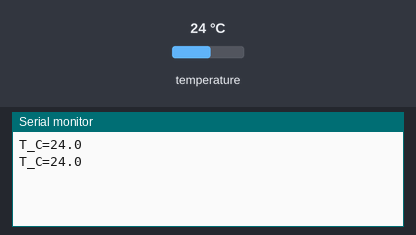
Bench run of a sketch on a simulated ESP32. Parts: the last lines printed to the serial monitor. Wiring (from diagram.json): BMP180 pressure sensor at I2C address 0x77. Inputs (shaded band) come from the test bench; at power-on: temperature 24 °C.

Above: at 2.8 s.
2.9 s: temperature set to 12 °C
At 3.8 s:
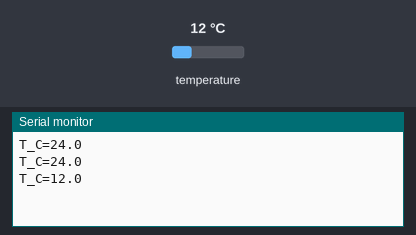
4.4 s: temperature set to 19 °C
At 5.8 s:
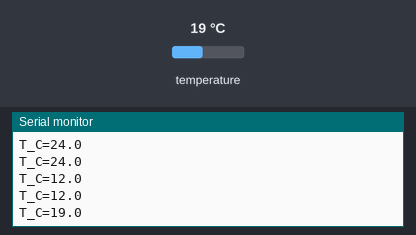
Timing chart, 0 to 7.4 s (numbered marks = the images above; inputs shaded):
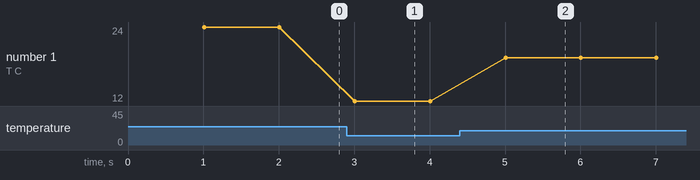

The sketch:

cpp.ino
```cpp
#include <Arduino.h>
#include <Wire.h>
#include "bmp180_temperature.h"

BMP180Temperature sensor(Wire);
bool ready = false;
unsigned long lastSample;

void setup() {
  Serial.begin(115200);
  Wire.begin(21, 22, 100000);
  Wire.setTimeOut(50);
  lastSample = millis();
}

void loop() {
  const unsigned long now = millis();
  if (now - lastSample >= 1000) {
    lastSample = now;
    if (!ready) ready = sensor.begin();
    int temperature;
    if (ready && sensor.readDeciC(temperature)) {
      Serial.print("T_C=");
      Serial.println(temperature / 10.0, 1);
    } else {
      ready = false;  // Il prossimo aggiornamento ritenta l'inizializzazione.
      Serial.println("ERR BMP180");
    }
  }
  delay(1);
}
```

bmp180_temperature.h
```cpp
#pragma once
#include <Arduino.h>
#include <Wire.h>

// Driver didattico per la sola temperatura BMP180, secondo il datasheet Bosch.
// Indirizzo fisso 0x77. La conversione richiede una pausa sincrona di 5 ms.
class BMP180Temperature {
 public:
  explicit BMP180Temperature(TwoWire& bus) : bus_(bus) {}

  bool begin() {
    uint8_t id;
    uint8_t data[4];
    if (!readBytes(0xD0, &id, 1) || id != 0x55) return false;
    if (!readBytes(0xB2, data, 4)) return false;
    ac5_ = word(data);
    ac6_ = word(data + 2);
    if (!readBytes(0xBC, data, 4)) return false;
    const uint16_t mc = word(data);
    const uint16_t md = word(data + 2);
    if (!valid(ac5_) || !valid(ac6_) || !valid(mc) || !valid(md)) return false;
    mc_ = mc >= 32768 ? int(mc) - 65536 : int(mc);
    md_ = md >= 32768 ? int(md) - 65536 : int(md);
    return true;
  }

  bool readDeciC(int& temperature) {
    bus_.beginTransmission(0x77);
    bus_.write(0xF4);
    bus_.write(0x2E);
    if (bus_.endTransmission() != 0) return false;
    delay(5);
    uint8_t data[2];
    if (!readBytes(0xF6, data, 2)) return false;
    const int64_t x1 = ((int64_t(word(data)) - ac6_) * ac5_) >> 15;
    const int64_t denominator = x1 + md_;
    if (denominator == 0) return false;
    const int64_t x2 = int64_t(mc_) * 2048 / denominator;
    const int64_t result = (x1 + x2 + 8) >> 4;
    if (result < -400 || result > 850) return false;
    temperature = int(result);  // Decimi di grado Celsius, con segno.
    return true;
  }

 private:
  TwoWire& bus_;
  uint16_t ac5_ = 0, ac6_ = 0;
  int mc_ = 0, md_ = 0;
  static bool valid(uint16_t value) { return value != 0 && value != 65535; }
  static uint16_t word(const uint8_t* data) {
    return (uint16_t(data[0]) << 8) | data[1];
  }
  bool readBytes(uint8_t reg, uint8_t* data, uint8_t length) {
    bus_.beginTransmission(0x77);
    bus_.write(reg);
    if (bus_.endTransmission(false) != 0) return false;
    if (bus_.requestFrom(uint8_t(0x77), length) != length) return false;
    for (int i = 0; i < length; i++) data[i] = bus_.read();
    return true;
  }
};
```

Measured:
- after the input at 2.9 s, the serial monitor: prints a new line after 0.11 s (image 1)
- after the input at 4.4 s, the serial monitor: prints a new line after 0.61 s (image 2)
- plotted number 1: 24 → 12 after the input at 2.9 s, 12 → 19 after the input at 4.4 s
